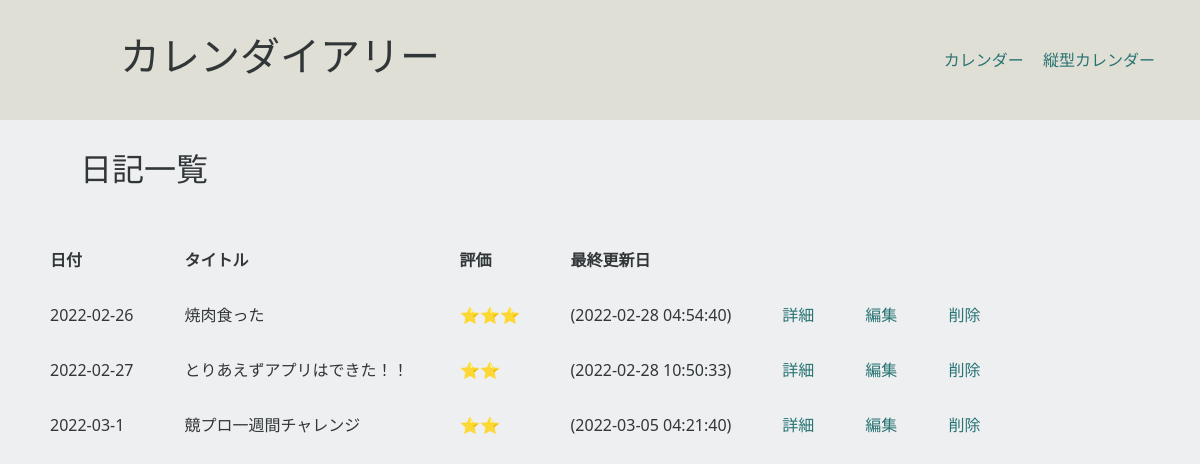
Page /list.php on the committed database.
### tables this page shows
CREATE TABLE `Diary` (
  `id` bigint(20) NOT NULL,
  `date` timestamp NOT NULL DEFAULT CURRENT_TIMESTAMP ON UPDATE CURRENT_TIMESTAMP,
  `title` varchar(191) NOT NULL,
  `review` int(3) NOT NULL,
  `content` text NOT NULL
);

### dbconnect.php (called while the page is built, shortened)
<?php
    Class Dbc{
        protected $table_name;
        public function dbConnect(){
            $host   = DB_HOST;
            $dbname = DB_NAME;
            $user   = DB_USER;
            $pass   = DB_PASS;
            $dsn    = "mysql:host=$host;dbname=$dbname;charset=utf8";
            try{
                $dbh = new PDO($dsn, $user, $pass, [
                    PDO::ATTR_ERRMODE => PDO::ERRMODE_EXCEPTION,
                ]);
            }catch(PDOException $e){
                echo '接続失敗'. $e->getMessage();
                exit();
            };
            return $dbh;
        }
        public function getAll(){
            $dbh = $this->dbConnect();
            $sql = "SELECT * from $this->table_name";
            $stmt = $dbh->query($sql);
            $result = $stmt->fetchall(PDO::FETCH_ASSOC);
            return $result;
        }
    }
?>

### diary.php (called while the page is built, shortened)
<?php
    require_once('dbconnect.php');
    Class Diary extends Dbc{
        public function starReview($number){
            if($number === '1'){
                return '⭐️';
            } elseif($number === '2'){
                return '⭐️⭐️';
            } elseif($number === '3'){
                return '⭐️⭐️⭐️';
            } else{
                return 'その他';
            }
        }
        public function escape($v){
            return htmlspecialchars($v, ENT_QUOTES, 'UTF-8');
        }
    }
?>

### list.php (the view, shortened to what this page needs)
<?php
    require_once('diary.php');
    $diary = new Diary();
    $diaryData = $diary->getAll();
?>
<!DOCTYPE html>
<head>
    <link href="https://cdn.jsdelivr.net/npm/bootstrap@5.1.3/dist/css/bootstrap.min.css" rel="stylesheet">
    <link rel="stylesheet" href="./style.css">
</head>
<body>
    <header>
        <nav class="navbar">
            <h1 class="headTitle">カレンダイアリー</h1>
            <ul class="link">
                <li><a href="/index.php">カレンダー</a></li>
                <li><a href="/verticalCal.php">縦型カレンダー</a></li>
            </ul>
        </nav>
    </header>
    <h2 class="list">日記一覧</h2>
    <table class="allview">
        <tr>
            <th>日付</th>
            <th>タイトル</th>
            <th>評価</th>
            <th>最終更新日</th>
        </tr>
        <?php foreach($diaryData as $column): ?>
        <tr>
            <td><?php echo $diary->escape(date('Y-m-j', $column['id'])) ?></td>
            <td><?php echo $diary->escape($column['title']) ?></td>
            <td><?php echo $diary->starReview($column["review"]) ?></td>
            <td>(<?php echo $diary->escape($column['date']) ?>)</td>
            <td><a href="/detail.php?id=<?php echo $column["id"] ?>">詳細</a></td>
            <td><a href="/update.php?id=<?php echo $column["id"] ?>">編集</a></td>
            <td><a href="/delete.php?id=<?php echo $column["id"] ?>">削除</a></td>
        </tr>
        <?php endforeach; ?>
    </table>
</body>
</html>

### style.css (style rules this page uses)
body { background-color: #edeff1; }
a { text-decoration: none; color: #297373; }
th:nth-of-type(1), td:nth-of-type(1) { color: #F06543; }
th:nth-of-type(7), td:nth-of-type(7) { color: #7D84B2; }
.navbar { margin: 0px; height: 120px; width: 100vw; background-color: #E0DFD5; }
.navbar ul { list-style: none; text-align: right; margin: 0; padding: 10px 30px; }
.link li { display: inline; margin-right: 15px; }
.link li a { text-decoration: none; color: #297373; }
.headTitle { margin-left: 120px; padding: 20px 0; columns: #297373; }
h1 { color: #313638; }
.list { color: #313638; margin: 30px; padding-left: 50px; }
.allview { border-spacing: 20px 10px; }
.allview tbody tr td, .allview tbody tr th { color:#313638; padding-left: 50px; padding-top: 30px; }
.allview tr td a { color: #297373; }

### rows in the picture
diary: id "2022-02-26", title "焼肉食った", review "⭐️⭐️⭐️", date "2022-02-28 04:54:40"
diary: id "2022-02-27", title "とりあえずアプリはできた！！", review "⭐️⭐️", date "2022-02-28 10:50:33"
diary: id "2022-03-1", title "競プロ一週間チャレンジ", review "⭐️⭐️", date "2022-03-05 04:21:40"
